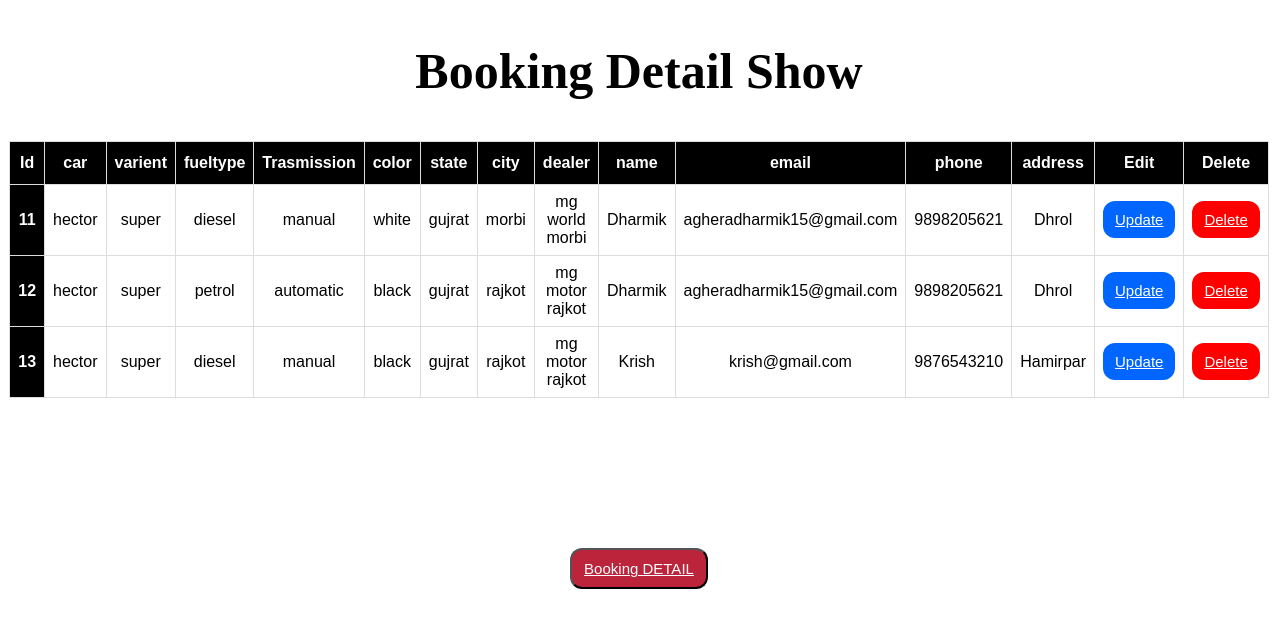
Page /Admin/booking_show.php on the committed database.
### tables this page shows
CREATE TABLE `booking` (
  `id` int(11) NOT NULL,
  `car` varchar(100) NOT NULL,
  `varient` varchar(100) NOT NULL,
  `fueltype` varchar(100) NOT NULL,
  `transmission` varchar(100) NOT NULL,
  `color` varchar(100) NOT NULL,
  `state` varchar(100) NOT NULL,
  `city` varchar(100) NOT NULL,
  `dealer` varchar(100) NOT NULL,
  `name` varchar(100) NOT NULL,
  `email` varchar(100) NOT NULL,
  `phone` varchar(100) NOT NULL,
  `address` varchar(100) NOT NULL
);

### Admin/booking_show.php (the view, shortened to what this page needs)
<!DOCTYPE html>
<html>
<head>
</head>
<body>
 <h2 class="text-center pt-5">Booking Detail Show</h2>
 <table class="center" style="width: 1000px" border="1px solid black">
  <thead>
    <tr>
      <th scope="col">Id</th>
      <th scope="col">car</th>
      <th scope="col">varient</th>
      <th scope="col">fueltype</th>
      <th scope="col">Trasmission</th>
      <th scope="col">color</th>
      <th scope="col">state</th>
      <th scope="col">city</th>
      <th scope="col">dealer</th>
      <th scope="col">name</th>
      <th scope="col">email</th>
      <th scope="col">phone</th>
      <th scope="col">address</th>
      <th scope="col">Edit</th>
      <th scope="col">Delete</th>
    </tr>
  </thead>
  <tbody>
    <?php
    include("connect.php");
    $temp=mysqli_query($con,"SELECT * FROM booking");
    while($data=mysqli_fetch_array($temp))
    {
      ?>
      <tr>
       <th scope="col"><?php echo $data['id']; ?></th>
       <td scope="col"><?php echo $data['car']; ?></td>
       <td scope="col"><?php echo $data['varient']; ?></td>
       <td scope="col"><?php echo $data['fueltype']; ?></td>
       <td scope="col"><?php echo $data['transmission']; ?></td>
       <td scope="col"><?php echo $data['color']; ?></td>
       <td scope="col"><?php echo $data['state']; ?></td>
       <td scope="col"><?php echo $data['city']; ?></td>
       <td scope="col"><?php echo $data['dealer']; ?></td>
       <td scope="col"><?php echo $data['name']; ?></td>
       <td scope="col"><?php echo $data['email']; ?></td>
       <td scope="col"><?php echo $data['phone']; ?></td>
        <td scope="col"><?php echo $data['address']; ?></td>
        <td><a href="booking_update.php?id=<?php echo $data['id']; ?>"
          class="button">Update</a></td>
          <td><a href="booking_delete.php?uidi=<?php echo $data['id']; ?>"
            class="button1">Delete</a></td>
          </tr>
        </tbody>
        <?php
      }
      ?>
    </table>
    <button class="ab"><a href="booking_insert.php" class="abc"> Booking DETAIL</a></button>
 <br> <br>
  </body>
  </html>

### Admin/booking_show.php (style rules this page uses)
body { text-align: center; }
table { font-family: Arial, Helvetica, sans-serif; border-collapse: collapse; width: 100%; }
h2 { font-size: 50px; }
td, th { border: 1px solid #ddd; padding: 8px; text-align: center; }
th { padding-top: 12px; padding-bottom: 12px; text-align: center; background-color: #000; color: white; }
.center { margin-left: auto; margin-right: auto; }
.button { padding: 10px 12px; font-size: 15px; text-align: center; cursor: pointer; outline: none; color: #fff; background-color: #0066ff; border: none; border-radius: 12px; }
.button1 { padding: 10px 12px; font-size: 15px; text-align: center; cursor: pointer; outline: none; color: #fff; background-color: #ff0000; border: none; border-radius: 12px; }
button.ab { margin-top: 150px; padding: 10px 12px; font-size: 15px; text-align: center; cursor: pointer; background-color:#BC243C ; border-radius: 12px; }
.abc { color:white; }

### rows in the picture
booking: id "11", car "hector", varient "super", fueltype "diesel", transmission "manual", color "white", state "gujrat", city "morbi", dealer "mg world morbi", name "Dharmik", email "agheradharmik15@gmail.com", phone "9898205621", address "Dhrol"
booking: id "12", car "hector", varient "super", fueltype "petrol", transmission "automatic", color "black", state "gujrat", city "rajkot", dealer "mg motor rajkot", name "Dharmik", email "agheradharmik15@gmail.com", phone "9898205621", address "Dhrol"
booking: id "13", car "hector", varient "super", fueltype "diesel", transmission "manual", color "black", state "gujrat", city "rajkot", dealer "mg motor rajkot", name "Krish", email "krish@gmail.com", phone "9876543210", address "Hamirpar"
